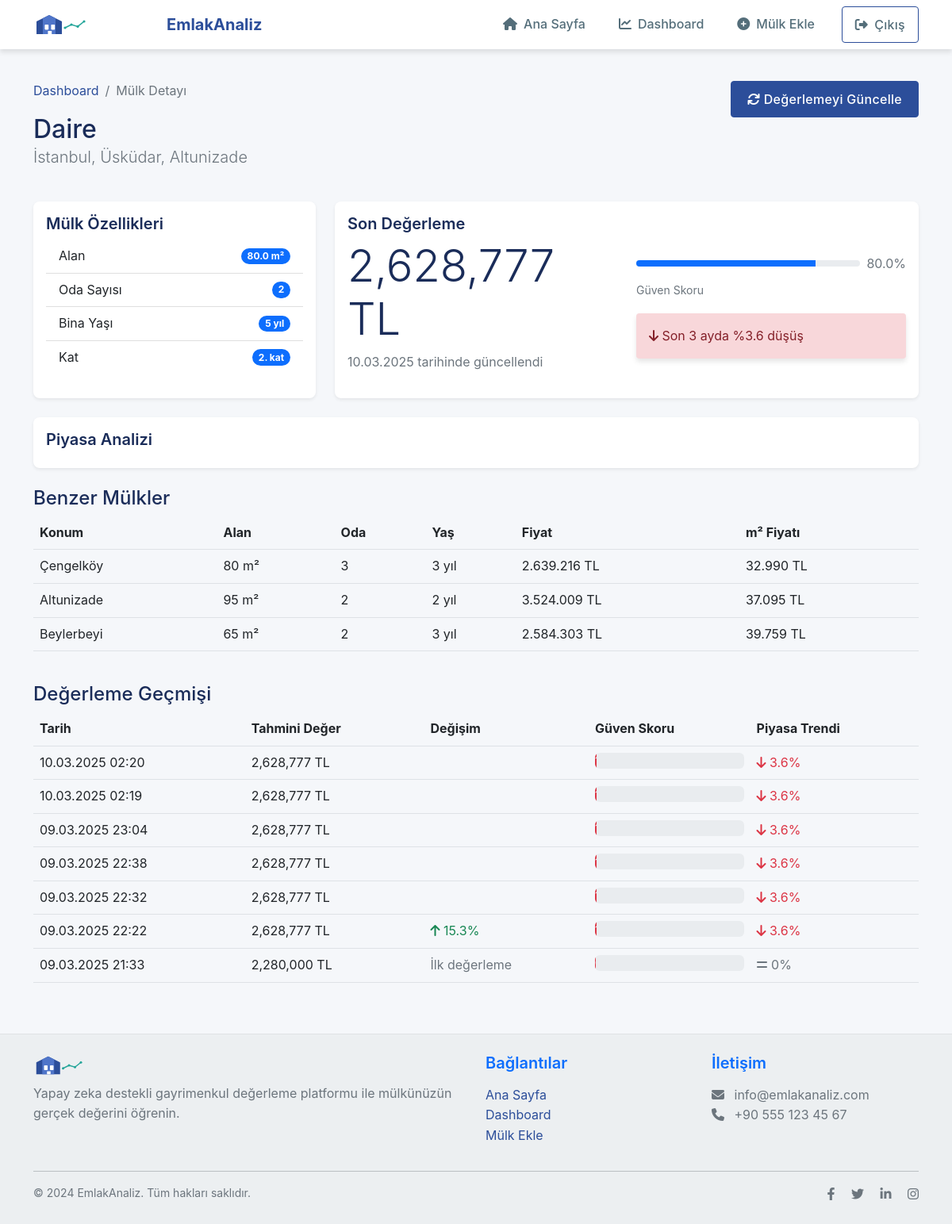
The page /property/3 (signed in) on the database its author committed.
### models.py (models this page shows)
class Property(db.Model):
    id = db.Column(db.Integer, primary_key=True)
    user_id = db.Column(db.Integer, db.ForeignKey('user.id'), nullable=False)
    city = db.Column(db.String(50), nullable=False)
    district = db.Column(db.String(50), nullable=False)
    neighborhood = db.Column(db.String(100), nullable=False)
    property_type = db.Column(db.String(50), nullable=False)  # Apartment, House, etc.
    size_sqm = db.Column(db.Float, nullable=False)
    room_count = db.Column(db.Integer, nullable=False)
    building_age = db.Column(db.Integer)
    floor_number = db.Column(db.Integer)
    total_floors = db.Column(db.Integer)
    heating_type = db.Column(db.String(50))
    has_elevator = db.Column(db.Boolean, default=False)
    has_parking = db.Column(db.Boolean, default=False)
    has_balcony = db.Column(db.Boolean, default=False)
    created_at = db.Column(db.DateTime, default=datetime.utcnow)
    valuations = db.relationship('Valuation', backref='property', lazy=True)

class Valuation(db.Model):
    id = db.Column(db.Integer, primary_key=True)
    property_id = db.Column(db.Integer, db.ForeignKey('property.id'), nullable=False)
    estimated_value = db.Column(db.Float, nullable=False)
    confidence_score = db.Column(db.Float)
    valuation_date = db.Column(db.DateTime, default=datetime.utcnow)
    similar_properties_count = db.Column(db.Integer)
    price_per_sqm = db.Column(db.Float)
    market_trend = db.Column(db.Float)  # Percentage change in last 3 months

### app.py (the view)
@app.route('/property/<int:property_id>')
@login_required
def view_property(property_id):
    property = Property.query.get_or_404(property_id)
    if property.user_id != current_user.id:
        flash('Yetkisiz erişim')
        return redirect(url_for('dashboard'))
    valuations = Valuation.query.filter_by(property_id=property_id).order_by(Valuation.valuation_date.desc()).all()
    latest_valuation = valuations[0] if valuations else None
    return render_template('property_detail.html', property=property, valuations=valuations, latest_valuation=latest_valuation)

### app.py (called while the page is built)
@login_manager.user_loader
def load_user(user_id):
    return User.query.get(int(user_id))

### templates/property_detail.html (shortened to what this page needs)
{% extends "base.html" %}
{% block content %}
<div class="container">
    <div class="row mb-4">
        <div class="col-md-8">
            <nav aria-label="breadcrumb">
                <ol class="breadcrumb">
                    <li class="breadcrumb-item"><a href="{{ url_for('dashboard') }}">Dashboard</a></li>
                    <li class="breadcrumb-item active">Mülk Detayı</li>
                </ol>
            </nav>
            <h1 class="h2 mb-0">{{ property.property_type }}</h1>
            <p class="lead text-muted">
                {{ property.city }}, {{ property.district }}, {{ property.neighborhood }}
            </p>
        </div>
        <div class="col-md-4 text-md-end">
            <button class="btn btn-primary" onclick="updateValuation()">
                <i class="fas fa-sync"></i> Değerlemeyi Güncelle
            </button>
        </div>
    </div>
    <div class="row">
        <div class="col-md-4 mb-4">
            <div class="card shadow-sm h-100">
                <div class="card-body">
                    <h5 class="card-title">Mülk Özellikleri</h5>
                    <ul class="list-group list-group-flush">
                        <li class="list-group-item d-flex justify-content-between align-items-center">
                            Alan
                            <span class="badge bg-primary rounded-pill">{{ property.size_sqm }} m²</span>
                        </li>
                        <li class="list-group-item d-flex justify-content-between align-items-center">
                            Oda Sayısı
                            <span class="badge bg-primary rounded-pill">{{ property.room_count }}</span>
                        </li>
                        <li class="list-group-item d-flex justify-content-between align-items-center">
                            Bina Yaşı
                            <span class="badge bg-primary rounded-pill">{{ property.building_age }} yıl</span>
                        </li>
                        <li class="list-group-item d-flex justify-content-between align-items-center">
                            Kat
                            <span class="badge bg-primary rounded-pill">{{ property.floor_number }}. kat</span>
                        </li>
                    </ul>
                </div>
            </div>
        </div>
        <div class="col-md-8 mb-4">
            {% if valuations %}
            {% set latest = valuations[0] %}
            <div class="card shadow-sm">
                <div class="card-body">
                    <h5 class="card-title">Son Değerleme</h5>
                    <div class="row align-items-center">
                        <div class="col-md-6">
                            <h2 class="display-4 mb-0">{{ "{:,.0f}".format(latest.estimated_value) }} TL</h2>
                            <p class="text-muted mt-2" data-timestamp="{{ latest.valuation_date.isoformat() }}">
                            </p>
                        </div>
                        <div class="col-md-6">
                            <div class="d-flex align-items-center mb-2">
                                <div class="flex-grow-1 me-2">
                                    <div class="progress" style="height: 8px;">
                                        <div class="progress-bar" role="progressbar"
                                             style="width: {{ (latest.confidence_score * 100)|round }}%">
                                        </div>
                                    </div>
                                </div>
                                <span class="text-muted">{{ (latest.confidence_score * 100)|round }}%</span>
                            </div>
                            <small class="text-muted">Güven Skoru</small>
                            {% if latest.market_trend > 0 %}
                            <div class="alert alert-success mt-3">
                                <i class="fas fa-arrow-up"></i>
                                Son 3 ayda %{{ "%.1f"|format(latest.market_trend) }} artış
                            </div>
                            {% elif latest.market_trend < 0 %}
                            <div class="alert alert-danger mt-3">
                                <i class="fas fa-arrow-down"></i>
                                Son 3 ayda %{{ "%.1f"|format(latest.market_trend|abs) }} düşüş
                            </div>
                            {% else %}
                            <div class="alert alert-info mt-3">
                                <i class="fas fa-equals"></i>
                                Fiyat değişimi yok
                            </div>
                            {% endif %}
                        </div>
                    </div>
                </div>
            </div>
            {% endif %}
        </div>
    </div>
    <div class="row">
        <div class="col-12 mb-4">
            <div class="card shadow-sm">
                <div class="card-body">
                    <h5 class="card-title">Piyasa Analizi</h5>
                </div>
            </div>
        </div>
    </div>
    <div class="row">
        <div class="col-12 mb-4">
            <h3 class="h4">Benzer Mülkler</h3>
            <div class="table-responsive">
                <table class="table table-hover">
                    <thead>
                        <tr>
                            <th>Konum</th>
                            <th>Alan</th>
                            <th>Oda</th>
                            <th>Yaş</th>
                            <th>Fiyat</th>
                            <th>m² Fiyatı</th>
                        </tr>
                    </thead>
                    <tbody id="similar-properties">
                    </tbody>
                </table>
            </div>
        </div>
    </div>
    <div class="row">
        <div class="col-12 mb-4">
            <h3 class="h4">Değerleme Geçmişi</h3>
            {% if valuations %}
            <div class="table-responsive">
                <table class="table table-hover">
                    <thead>
                        <tr>
                            <th>Tarih</th>
                            <th>Tahmini Değer</th>
                            <th>Değişim</th>
                            <th>Güven Skoru</th>
                            <th>Piyasa Trendi</th>
                        </tr>
                    </thead>
                    <tbody>
                        {% for valuation in valuations %}
                        <tr>
                            <td data-timestamp="{{ valuation.valuation_date.isoformat() }}">{{ valuation.valuation_date.strftime('%d.%m.%Y %H:%M') }}</td>
                            <td>{{ "{:,.0f}".format(valuation.estimated_value) }} TL</td>
                            <td>
                                {% if loop.index < valuations|length %}
                                {% set next_val = valuations[loop.index] %}
                                {% set change = ((valuation.estimated_value - next_val.estimated_value) / next_val.estimated_value * 100)|round(1) %}
                                {% if change > 0 %}
                                <span class="text-success">
                                    <i class="fas fa-arrow-up"></i> {{ change }}%
                                </span>
                                {% elif change < 0 %}
                                <span class="text-danger">
                                    <i class="fas fa-arrow-down"></i> {{ change|abs }}%
                                </span>
                                {% endif %}
                                {% else %}
                                <span class="text-muted">İlk değerleme</span>
                                {% endif %}
                            </td>
                            <td>
                                <div class="progress" style="height: 20px;">
                                </div>
                            </td>
                            <td>
                                {% if valuation.market_trend > 0 %}
                                <span class="text-success">
                                    <i class="fas fa-arrow-up"></i> {{ "%.1f"|format(valuation.market_trend) }}%
                                </span>
                                {% elif valuation.market_trend < 0 %}
                                <span class="text-danger">
                                    <i class="fas fa-arrow-down"></i> {{ "%.1f"|format(valuation.market_trend|abs) }}%
                                </span>
                                {% else %}
                                <span class="text-muted">
                                    <i class="fas fa-equals"></i> 0%
                                </span>
                                {% endif %}
                            </td>
                        </tr>
                        {% endfor %}
                    </tbody>
                </table>
            </div>
            {% else %}
            <p class="text-muted">Henüz değerleme geçmişi bulunmuyor.</p>
            {% endif %}
        </div>
    </div>
</div>
{% endblock %}

### static/css/styles.css (style rules this page uses)
:root { --primary: #2c4e9a; --primary-light: #4f75c9; --primary-dark: #1a2c59; --secondary: #26a69a; --accent: #ffb74d; --dark: #263238; --medium: #546e7a; --light: #eceff1; --background: #f5f7fa; --success: #4caf50; --info: #2196f3; --warning: #ff9800; --danger: #f44336; --shadow: 0 4px 6px rgba(0, 0, 0, 0.1); --shadow-lg: 0 10px 15px rgba(0, 0, 0, 0.1); --radius-sm: 4px; --radius-md: 8px; --radius-lg: 16px; --font-primary: 'Poppins', -apple-system, BlinkMacSystemFont, 'Segoe UI', Roboto, Oxygen, Ubuntu, Cantarell, sans-serif; --font-secondary: 'Open Sans', -apple-system, BlinkMacSystemFont, 'Segoe UI', Roboto, Oxygen, Ubuntu, Cantarell, sans-serif; }
body { font-family: var(--font-primary); background-color: var(--background); color: var(--dark); line-height: 1.6; }
h1, h2, h3, h4, h5, h6 { font-weight: 600; color: var(--primary-dark); }
a { color: var(--primary); text-decoration: none; transition: color 0.3s; }
.btn { font-weight: 500; padding: 10px 20px; border-radius: var(--radius-sm); transition: all 0.3s; text-transform: none; letter-spacing: 0.3px; }
.btn-primary { background-color: var(--primary); border-color: var(--primary); }
.card { border: none; border-radius: var(--radius-md); box-shadow: var(--shadow); transition: transform 0.3s, box-shadow 0.3s; overflow: hidden; }
.card-title { font-weight: 600; color: var(--primary-dark); }
.alert { border: none; border-radius: var(--radius-sm); box-shadow: var(--shadow); }

### rows shown on the page
Property: property_type "Daire", city "İstanbul", district "Üsküdar", neighborhood "Altunizade", size_sqm "80.0", room_count "2", building_age "5", floor_number "2"
Valuation: estimated_value "2,628,777", (latest.confidence_score*100)|round "80.0", market_trend|abs "3.6"
Valuation: estimated_value "2,628,777", market_trend|abs "3.6"
Valuation: estimated_value "2,628,777", market_trend|abs "3.6"
Valuation: estimated_value "2,628,777", market_trend|abs "3.6"
Valuation: estimated_value "2,628,777", market_trend|abs "3.6"
Valuation: estimated_value "2,628,777", change "15.3", market_trend|abs "3.6"
Valuation: estimated_value "2,280,000", shows "İlk değerleme", market_trend 0 (drawn)
